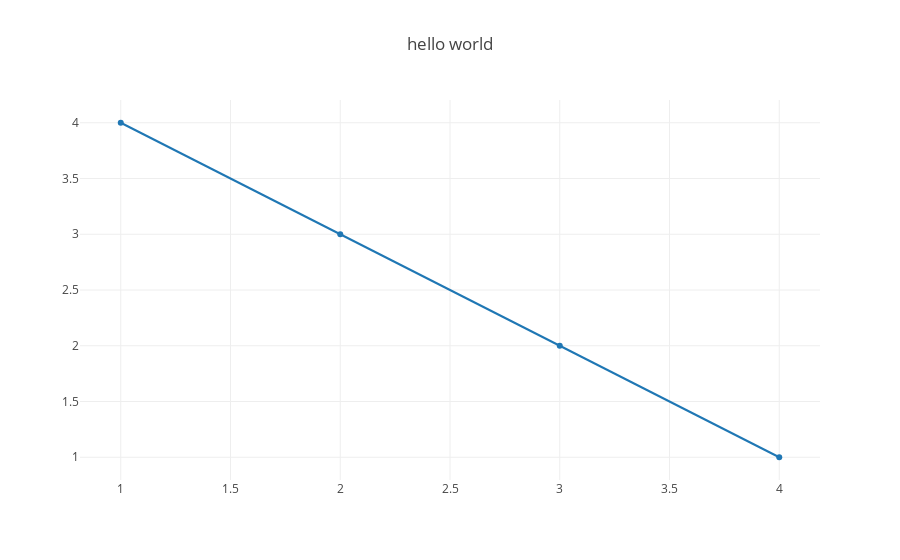

Source (notebook cell):
### Code cell
import plotly
import plotly.graph_objs as go

plotly.offline.init_notebook_mode(connected=True)

plotly.offline.iplot({
    "data": [go.Scatter(x=[1, 2, 3, 4], y=[4, 3, 2, 1])],
    "layout": go.Layout(title="hello world")
})

### Figure 1 — Plotly figure (JSON) as saved in the notebook; plotly's stock layout.template omitted (floating-point values rounded to 4 significant figures)
{"data": [{"type": "scatter", "uid": "0e04884a-ca0a-11e8-aecd-c03fd5f9332e", "x": [1, 2, 3, 4], "y": [4, 3, 2, 1]}], "layout": {"title": "hello world"}}
